Frame 1 (no input): blank canvas, image omitted
Frame 60 (no input): blank canvas, image omitted
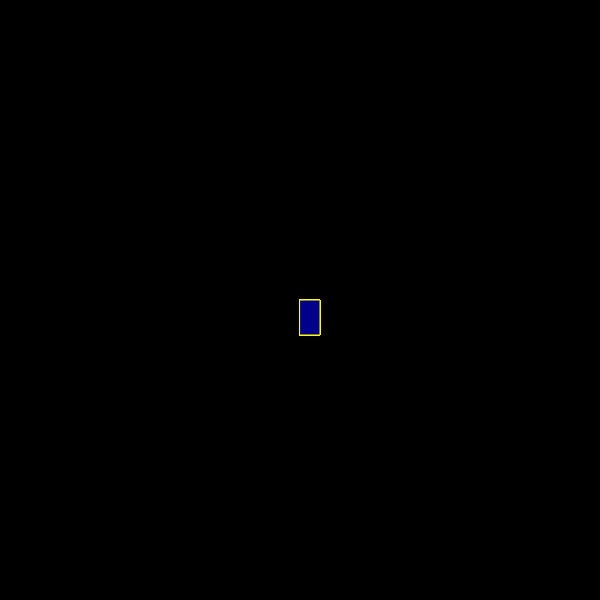
Frame 120 (the mouse pressed at the canvas centre since frame 60)

The p5.js sketch whose frames 1 and 60 were blank and that drew this single picture after the mouse press (run headless with seeded random() and noise() and a simulated clock; from frame 60 on, the mouse is pressed at the canvas centre):

// p5.js sketch
// ── sketch.js
function setup() {
  createCanvas(600, 600);
   background("black");
}


function draw() {
  
  stroke ("yellow");
  fill ("darkblue");
 
  
  // console.log(mouseIsPressed);
  
  if (mouseIsPressed){
    rect(mouseX, mouseY, 20, 35);
  }
}
